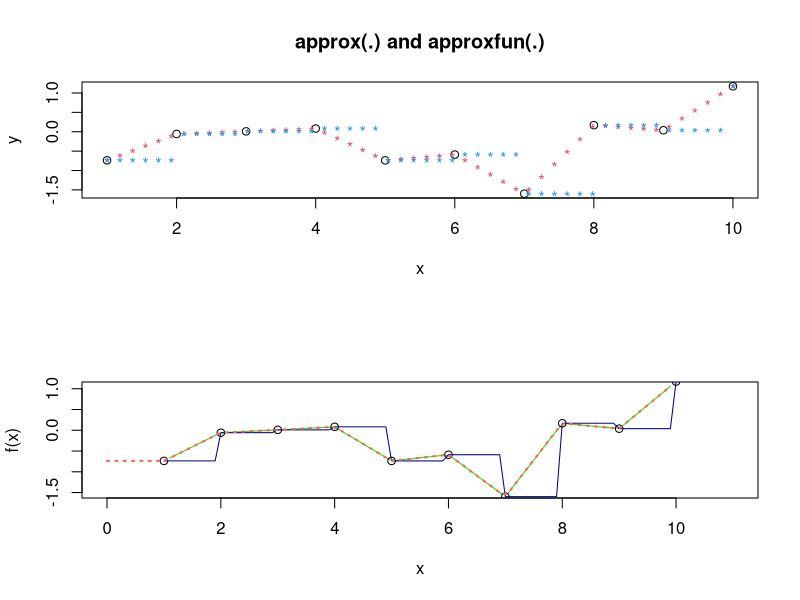
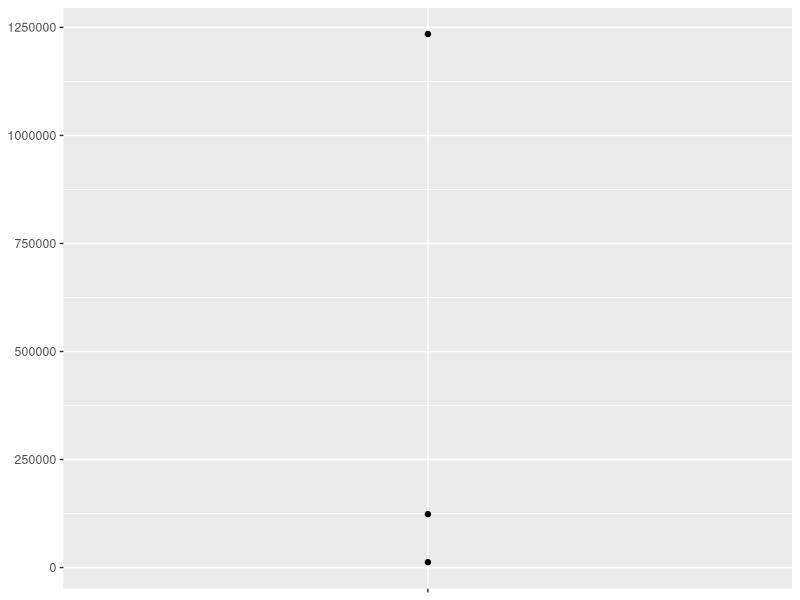
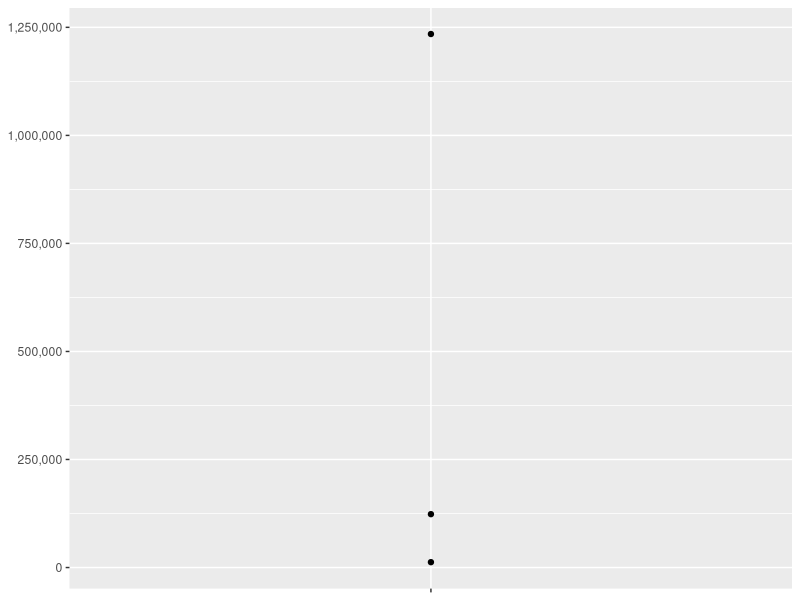
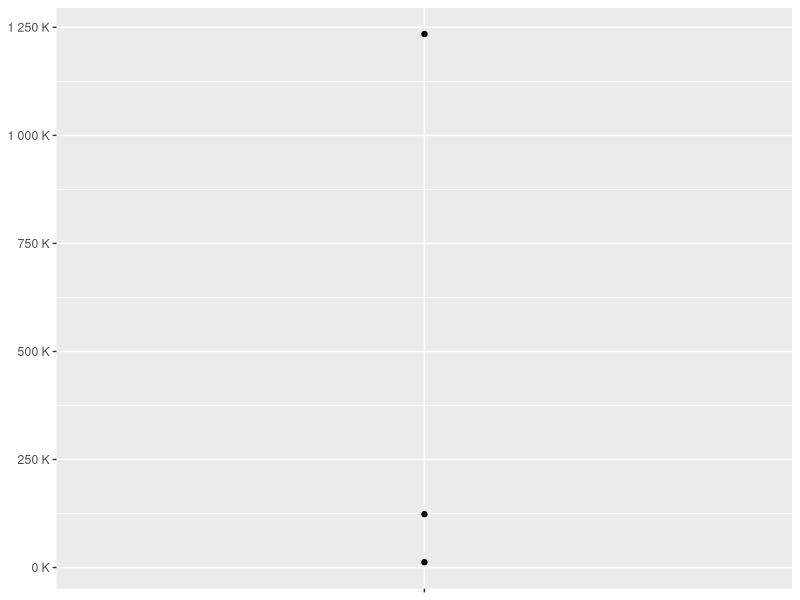
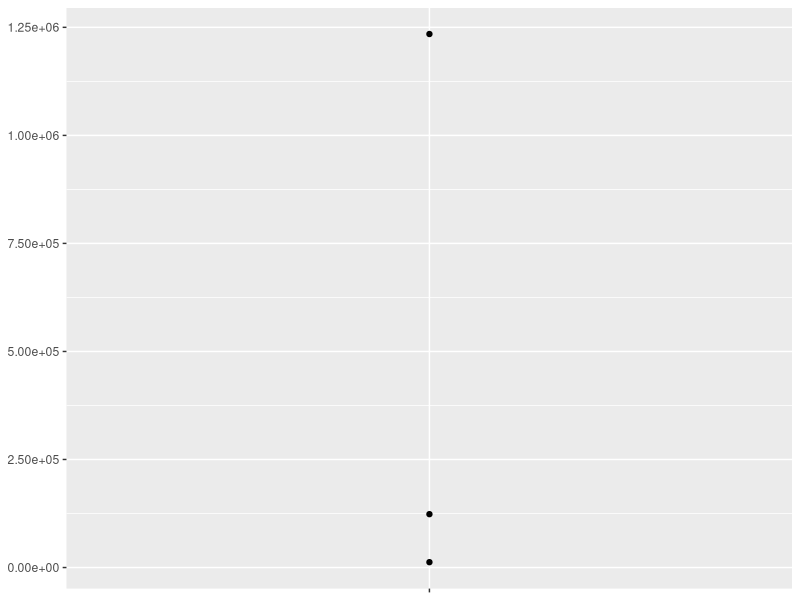
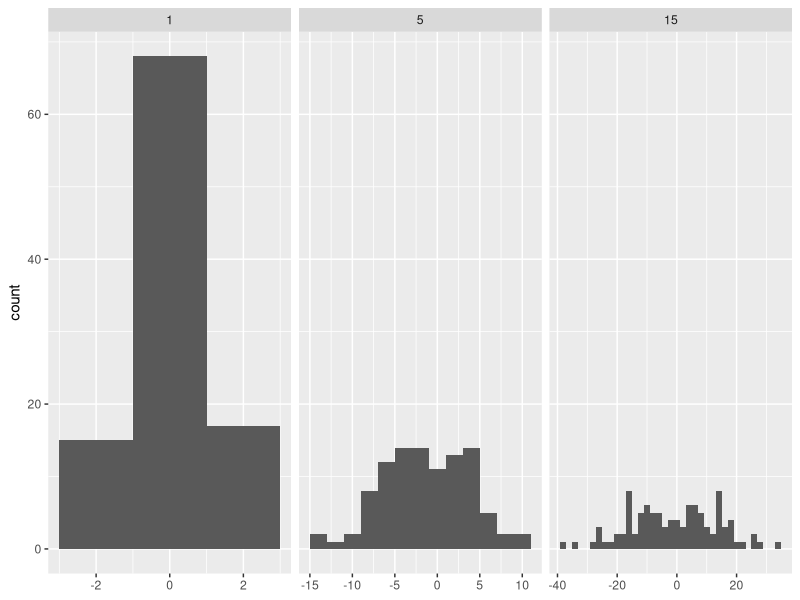
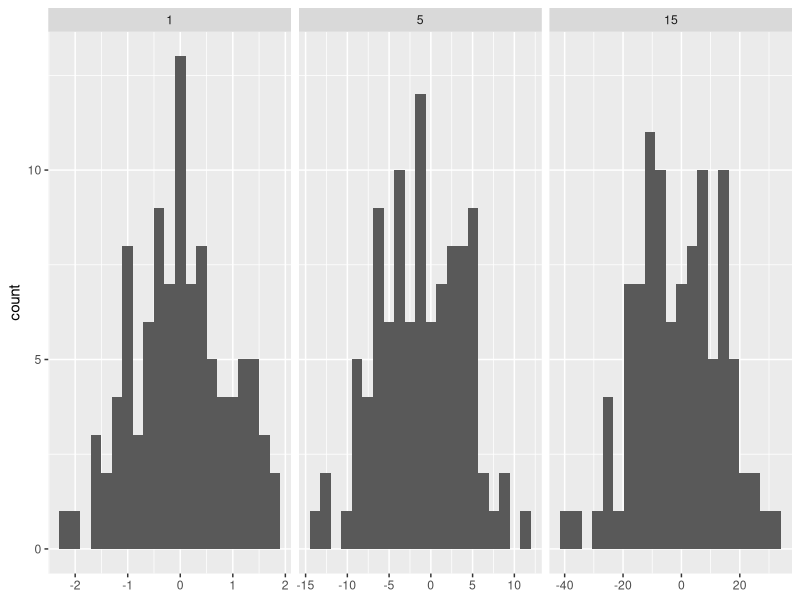
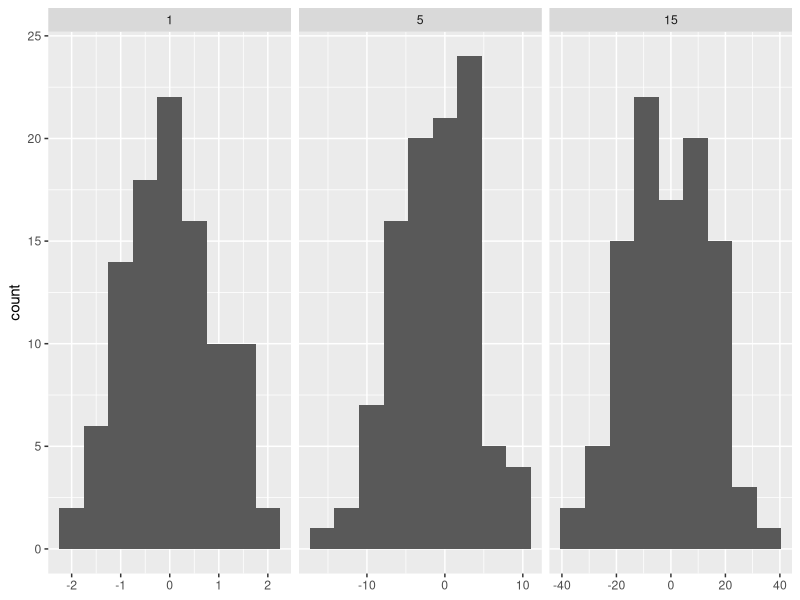

These figures' R source, in order: (Note: this script raises an error after producing the figures.)
## ---- chunk 1
knitr::opts_chunk$set(echo = TRUE)
## ---- chunk 2
library(tidyverse)
## ---- chunk 3
power1 <- function(exp) {
  function(x) {
    x ^ exp
  }
}

square <- power1(2)
cube <- power1(3)
## ---- chunk 4
library(rlang)
library(ggplot2)
library(scales)
## ---- chunk 5
square

cube
## ---- chunk 6
env_print(square)

env_print(cube)
## ---- chunk 7
fn_env(square)$exp

fn_env(cube)$exp
## ---- chunk 8
square(10)
## ---- chunk 9
x <- 2
square <- power1(x)
x <- 3
## ---- chunk 10
square(2)
## ---- chunk 11
power2 <- function(exp) {
  force(exp)
  function(x) {
    x ^ exp
  }
}

x <- 2
square <- power2(x)
x <- 3
square(2)
## ---- chunk 12
new_counter <- function() {
  i <- 0
  
  function() {
    i <<- i + 1
    i
  }
}

counter_one <- new_counter()
counter_two <- new_counter()
## ---- chunk 13
counter_one()

counter_one()

counter_two()

counter_one()

counter_two()
## ---- chunk 14
f1 <- function(n) {
  x <- runif(n)
  m <- mean(x)
  function() m
}

g1 <- f1(1e6)
lobstr::obj_size(g1)
#> 8,013,104 B

f2 <- function(n) {
  x <- runif(n)
  m <- mean(x)
  rm(x)
  function() m
}

g2 <- f2(1e6)
lobstr::obj_size(g2)
## ---- chunk 15
force
## ---- chunk 16
timeser <- function(multiplier){
  function(x) x * multiplier
}
x <- 2
doubler <- timeser(x)
# Function called before x changed
doubler(2)
x <- 3
doubler(2)

x <- 2
doubler <- timeser(x)
# Function not called before x changed
x <- 3
doubler(2)

# Forced operation
timeser2 <- function(multiplier){
  force(multiplier)
  function(x) x * multiplier
}
x <- 2
doubler <- timeser2(x)
# Function not called before x changed
x <- 3
doubler(2)
## ---- chunk 17
x <- 1:10
y <- rnorm(10)
par(mfrow = c(2,1))
plot(x, y, main = "approx(.) and approxfun(.)")
points(approx(x, y), col = 2, pch = "*")
points(approx(x, y, method = "constant"), col = 4, pch = "*")

f <- approxfun(x, y)
curve(f(x), 0, 11, col = "green2")
points(x, y)
is.function(fc <- approxfun(x, y, method = "const")) # TRUE
curve(fc(x), 0, 10, col = "darkblue", add = TRUE)
## different extrapolation on left and right side :
plot(approxfun(x, y, rule = 2:1), 0, 11,
     col = "tomato", add = TRUE, lty = 3, lwd = 2)
## ---- chunk 18
x <- rnorm(12)
Fn <- ecdf(x)
Fn     # a *function*
Fn(x)  # returns the percentiles for x
tt <- seq(-2, 2, by = 0.1)
12 * Fn(tt) # Fn is a 'simple' function {with values k/12}
summary(Fn)
##--> see below for graphics
knots(Fn)  # the unique data values {12 of them if there were no ties}

y <- round(rnorm(12), 1); y[3] <- y[1]
Fn12 <- ecdf(y)
Fn12
knots(Fn12) # unique values (always less than 12!)
summary(Fn12)
summary.stepfun(Fn12)
## ---- chunk 19
pick <- function(index){
  function(x) x[index]
}

a <- 1:10
b <- LETTERS[1:10]
pick_2s <- pick(c(2,4,8))
pick_2s(a)
pick_2s(b)
## ---- chunk 20
moment <- function(index){
  function(x){
    sum((x - mean(x)) ^ index) / length(x)
  }
}
m1 <- moment(1)
m2 <- moment(2)

x <- runif(100)
stopifnot(all.equal(m1(x), 0))
stopifnot(all.equal(m2(x), var(x) * 99 / 100))
## ---- chunk 21
i <- 0
new_counter2 <- function() {
  i <<- i + 1
  i
}

new_counter2()
new_counter2()
i
i <- 9
new_counter2()
i
## ---- chunk 22
i <- 0
new_counter2 <- function() {
  i <- 0
  function(){
    i <<- i + 1
    i
  }
}
i
new_counter3 <- new_counter2()
i
new_counter3()
new_counter3()
i <- 0
new_counter3()
## ---- chunk 23
new_counter3 <- function() {
  i <- 0
  function() {
    i <- i + 1
    i
  }
}

i # 0
new_counter4 <- new_counter3()
i # 0
new_counter4() # 1
i # 0
new_counter4() # 1
i # 0
## ---- chunk 24
y <- c(12345, 123456, 1234567)
comma_format()(y)

number_format(scale = 1e-3, suffix = " K")(y)
## ---- chunk 25
df <- data.frame(x = 1, y = y)
core <- ggplot(df, aes(x, y)) + 
  geom_point() + 
  scale_x_continuous(breaks = 1, labels = NULL) +
  labs(x = NULL, y = NULL)
  
core
core + scale_y_continuous(
  labels = comma_format()
)
core + scale_y_continuous(
  labels = number_format(scale = 1e-3, suffix = " K")
)
core + scale_y_continuous(
  labels = scientific_format()
)
## ---- chunk 26
# construct some sample data with very different numbers in each cell
sd <- c(1, 5, 15)
n <- 100

df <- data.frame(x = rnorm(3 * n, sd = sd), sd = rep(sd, n))

ggplot(df, aes(x)) + 
  geom_histogram(binwidth = 2) + 
  facet_wrap(~ sd, scales = "free_x") + 
  labs(x = NULL)
## ---- chunk 27
binwidth_bins <- function(n) {
  force(n)
  
  function(x) {
    (max(x) - min(x)) / n
  }
}

ggplot(df, aes(x)) + 
  geom_histogram(binwidth = binwidth_bins(20)) + 
  facet_wrap(~ sd, scales = "free_x") + 
  labs(x = NULL)
## ---- chunk 28
base_bins <- function(type) {
  fun <- switch(type,
    Sturges = nclass.Sturges,
    scott = nclass.scott,
    FD = nclass.FD,
    stop("Unknown type", call. = FALSE)
  )
  
  function(x) {
    (max(x) - min(x)) / fun(x)
  }
}

ggplot(df, aes(x)) + 
  geom_histogram(binwidth = base_bins("FD")) + 
  facet_wrap(~ sd, scales = "free_x") + 
  labs(x = NULL)
## ---- chunk 29
plot_dev <- function(ext, dpi = 96) {
  force(dpi)
  
  switch(ext,
    eps =  ,
    ps  =  function(path, ...) {
      grDevices::postscript(
        file = filename, ..., onefile = FALSE, 
        horizontal = FALSE, paper = "special"
      )
    },
    pdf = function(filename, ...) grDevices::pdf(file = filename, ...),
    svg = function(filename, ...) svglite::svglite(file = filename, ...),
    emf = ,
    wmf = function(...) grDevices::win.metafile(...),
    png = function(...) grDevices::png(..., res = dpi, units = "in"),
    jpg = ,
    jpeg = function(...) grDevices::jpeg(..., res = dpi, units = "in"),
    bmp = function(...) grDevices::bmp(..., res = dpi, units = "in"),
    tiff = function(...) grDevices::tiff(..., res = dpi, units = "in"),
    stop("Unknown graphics extension: ", ext, call. = FALSE)
  )
}

plot_dev("pdf")

plot_dev("png")
## ---- chunk 30
y <- c(12345, 123456, 1234567)

scales::number_format(scale = 1e-3, suffix = " K")(y)

p <- ggplot(mtcars, aes(wt, mpg)) + geom_point()
p + facet_grid(vs ~ ., labeller = label_bquote(alpha ^ .(vs)))
p + facet_grid(. ~ vs, labeller = label_bquote(cols = .(vs) ^ .(vs)))
p + facet_grid(. ~ vs + am, labeller = label_bquote(cols = .(am) ^ .(vs)))
## ---- chunk 31
boxcox1 <- function(x, lambda) {
  stopifnot(length(lambda) == 1)
  
  if (lambda == 0) {
    log(x)
  } else {
    (x ^ lambda - 1) / lambda
  }
}
## ---- chunk 32
boxcox2 <- function(lambda) {
  if (lambda == 0) {
    function(x) log(x)
  } else {
    function(x) (x ^ lambda - 1) / lambda
  }
}

stat_boxcox <- function(lambda) {
  stat_function(aes(colour = lambda), fun = boxcox2(lambda), linewidth = 1)
}

ggplot(data.frame(x = c(0, 5)), aes(x)) + 
  lapply(c(0.5, 1, 1.5), stat_boxcox) + 
  scale_colour_viridis_c(limits = c(0, 1.5))

ggplot(data.frame(x = c(0.01, 1)), aes(x)) + 
  lapply(c(0.5, 0.25, 0.1, 0), stat_boxcox) + 
  scale_colour_viridis_c(limits = c(0, 1.5))
## ---- chunk 33
boot_permute <- function(df, var) {
  n <- nrow(df)
  force(var)
  
  function() {
    col <- df[[var]]
    col[sample(n, replace = TRUE)]
  }
}

boot_mtcars1 <- boot_permute(mtcars, "mpg")
head(boot_mtcars1())

head(boot_mtcars1())
## ---- chunk 34
boot_model <- function(df, formula) {
  mod <- lm(formula, data = df)
  fitted <- unname(fitted(mod))
  resid <- unname(resid(mod))
  rm(mod)

  function() {
    fitted + sample(resid)
  }
} 

boot_mtcars2 <- boot_model(mtcars, mpg ~ wt)
head(boot_mtcars2())

head(boot_mtcars2())
## ---- chunk 35
lprob_poisson <- function(lambda, x) {
  n <- length(x)
  (log(lambda) * sum(x)) - (n * lambda) - sum(lfactorial(x))
}
## ---- chunk 36
x1 <- c(41, 30, 31, 38, 29, 24, 30, 29, 31, 38)
## ---- chunk 37
lprob_poisson(10, x1)
#> [1] -184
lprob_poisson(20, x1)
#> [1] -61.1
lprob_poisson(30, x1)
#> [1] -31
## ---- chunk 38
ll_poisson1 <- function(x) {
  n <- length(x)

  function(lambda) {
    log(lambda) * sum(x) - n * lambda - sum(lfactorial(x))
  }
}
## ---- chunk 39
ll_poisson2 <- function(x) {
  n <- length(x)
  sum_x <- sum(x)
  c <- sum(lfactorial(x))

  function(lambda) {
    log(lambda) * sum_x - n * lambda - c
  }
}
## ---- chunk 40
ll1 <- ll_poisson2(x1)

ll1(10)
ll1(20)
ll1(30)
## ---- chunk 41
optimise(ll1, c(0, 100), maximum = TRUE)
## ---- chunk 42
optimise(lprob_poisson, c(0, 100), x = x1, maximum = TRUE)
## ---- chunk 43
boot_model <- function(df, formula) {
  mod <- lm(formula, data = df)
  fitted <- unname(fitted(mod))
  resid <- unname(resid(mod))
  rm(mod)

  function() {
    fitted + sample(resid)
  }
} 
## ---- chunk 44


boxcox3 <- function(x) {
  function(lambda) {
    if (lambda == 0) {
      log(x)
    } else {
      (x ^ lambda - 1) / lambda
    }
  }  
}
## ---- chunk 45
boot_permute <- function(df, var) {
  n <- nrow(df)
  force(var)
  
  function() {
    col <- df[[var]]
    col[sample(n, replace = TRUE)]
  }
}

boot_mtcars1 <- boot_permute(mtcars, "mpg")
head(boot_mtcars1())
## ---- chunk 46
ll_poisson1 <- function(x) {
  n <- length(x)

  function(lambda) {
    log(lambda) * sum(x) - n * lambda - sum(lfactorial(x))
  }
}
## ---- chunk 47
ll_poisson1 <- function(x) {
  n <- length(x)

  function(lambda) {
    log(lambda) * sum(x) - n * lambda - sum(lfactorial(x))
  }
}
ll_poisson2 <- function(x) {
  n <- length(x)
  sum_x <- sum(x)
  c <- sum(lfactorial(x))

  function(lambda) {
    log(lambda) * sum_x - n * lambda - c
  }
}
x1 <- c(41, 30, 31, 38, 29, 24, 30, 29, 31, 38)
x2 <- sample(1:1000, 100)
x3 <- sample(1:1e6, 10000)

things <- expand_grid(functional = c("ll_poisson1", "ll_poisson2"),
                      x_values = c("x1","x2","x3"))

things <- pmap(things,
     function(functional, x_values) {
       fun <- get(functional)
       x <- get(x_values)
       fun(x)
     })
names(things) <- c("ll11", "ll21",
                   "ll31", "ll12",
                   "ll22", "ll32")
map_df(things, ~bench::mark(optimise(.x, c(0,100), maximum = TRUE))) %>%
  mutate(input = names(things)) %>%
  select(input, everything())
## ---- chunk 48
names <- list(
  square = 2, 
  cube = 3, 
  root = 1/2, 
  cuberoot = 1/3, 
  reciprocal = -1
)
funs <- purrr::map(names, power1)

funs$root(64)
funs$root
## ---- chunk 49
with(funs, root(100))
## ---- chunk 50
attach(funs)

root(100)

detach(funs)
## ---- chunk 51
rlang::env_bind(globalenv(), !!!funs)
root(100)
## ---- chunk 52
rlang::env_unbind(globalenv(), names(funs))
## ---- chunk 53
mean(1:5)
funs <- list(
  mean = function(x) mean(x, na.rm = TRUE),
  sum = function(x) sum(x, na.rm = TRUE)
)

attach(funs)

mean(1:5)
#> The following objects are masked from package:base:
#> 
#>     mean, sum
mean <- function(x) stop("Hi!")
detach(funs)

mean(1:5)
sum(1:5)

rlang::env_bind(globalenv(), !!!funs)
mean(1:5)
sum(1:5)
mean <- function(x) stop("Hi!") 
mean(1:5)
rlang::env_unbind(globalenv(), names(funs))
mean(1:5)
sum(1:5)
